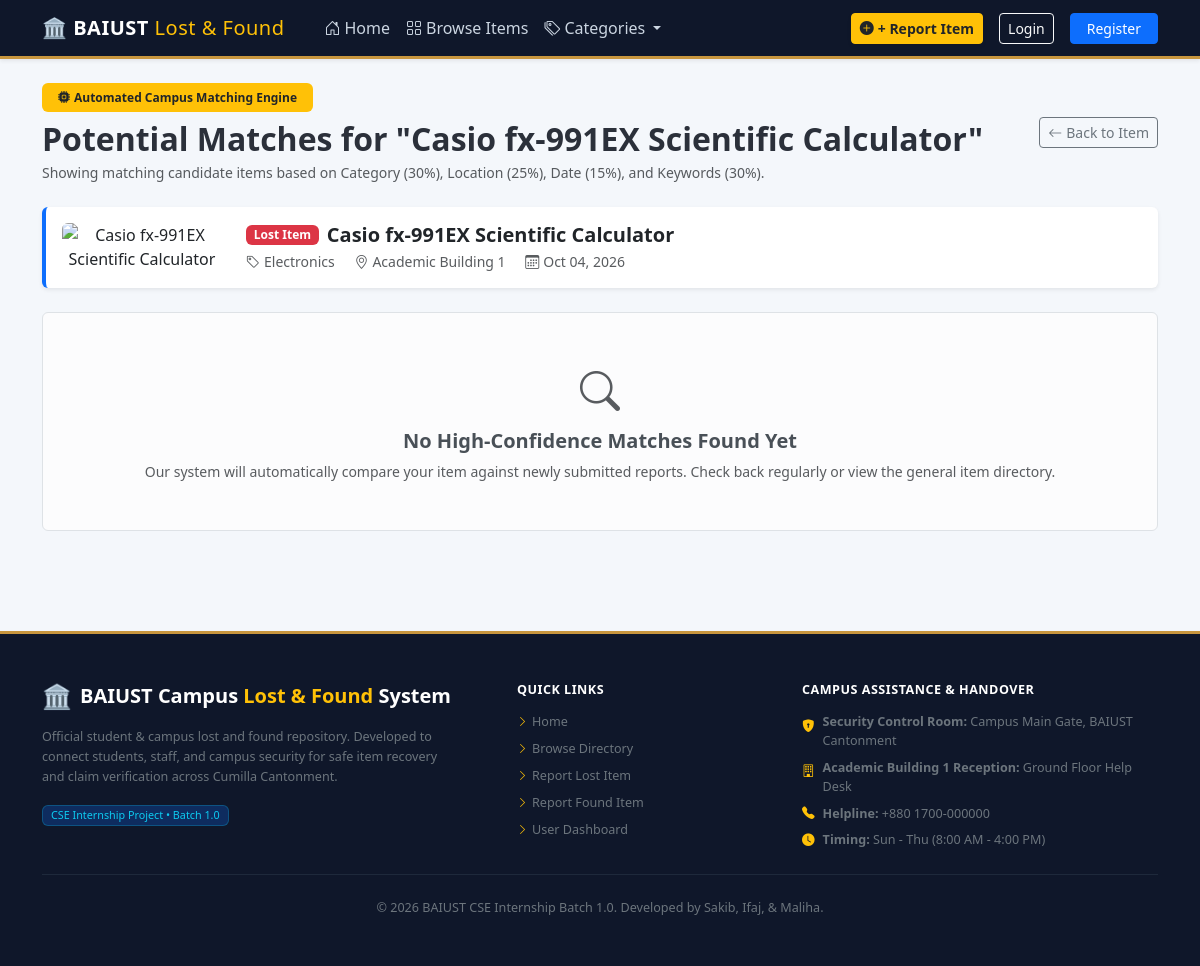
Screenshot of /items/2/matches/ with the database file from the repository.
### items/models.py (models this page shows, shortened)
class Item(models.Model):
    title = models.CharField(max_length=150)
    item_type = models.CharField(max_length=10, choices=ITEM_TYPE_CHOICES, default='LOST')
    category = models.ForeignKey(Category, on_delete=models.CASCADE, related_name='items')
    primary_image = models.ImageField(upload_to='items/')
    additional_image = models.ImageField(upload_to='items/additional/', blank=True, null=True)
    location = models.CharField(max_length=100, choices=CAMPUS_LOCATIONS)
    specific_location_details = models.CharField(max_length=255, help_text="e.g. Room 304, 2nd row bench, or Near Water Cooler")
    date_occurred = models.DateField(help_text="Date the item was lost or found")
    description = models.TextField(help_text="Detailed description of color, brand, condition, tags, etc.")
    secret_mark_question = models.CharField(
        max_length=255,
        blank=True,
        help_text="For FOUND items: Ask a question only the owner can answer (e.g. lock screen wallpaper, inside sticker, contents of purse)"
    )
    current_custody = models.CharField(
        max_length=100,
        choices=CUSTODY_CHOICES,
        default='With Finder',
        blank=True
    )
    status = models.CharField(max_length=20, choices=STATUS_CHOICES, default='APPROVED')
    reported_by = models.ForeignKey(User, on_delete=models.CASCADE, related_name='reported_items')
    created_at = models.DateTimeField(auto_now_add=True)
    updated_at = models.DateTimeField(auto_now=True)
    class Meta:
        ordering = ['-created_at']
    @property
    def fallback_image_url(self):
        cat_name = self.category.name.lower() if self.category else ''
        if 'electronic' in cat_name:
            return 'https://images.unsplash.com/photo-1517336714731-489689fd1ca8?w=500&auto=format&fit=crop&q=60'
        elif 'card' in cat_name or 'id' in cat_name:
            return 'https://images.unsplash.com/photo-1618005182384-a83a8bd57fbe?w=500&auto=format&fit=crop&q=60'
        elif 'book' in cat_name or 'notebook' in cat_name:
            return 'https://images.unsplash.com/photo-1497633762265-9d179a990aa6?w=500&auto=format&fit=crop&q=60'
        elif 'wallet' in cat_name or 'money' in cat_name:
            return 'https://images.unsplash.com/photo-1627123424574-724758594e93?w=500&auto=format&fit=crop&q=60'
        return 'https://images.unsplash.com/photo-1584438784894-089d6a62b8fa?w=500&auto=format&fit=crop&q=60'

class Category(models.Model):
    name = models.CharField(max_length=100, unique=True)
    icon = models.CharField(max_length=50, default='bi-box-seam', help_text="Bootstrap icon class e.g. bi-laptop, bi-card-text")
    description = models.TextField(blank=True)
    class Meta:
        verbose_name_plural = "Categories"
        ordering = ['name']

### items/views.py (the view)
# urls.py: path('items/<int:pk>/matches/', views.match_suggestions, name='match_suggestions'),
def match_suggestions(request, pk):
    item = get_object_or_404(Item, pk=pk)
    matches = find_candidate_matches(item, min_score=40.0, limit=8)
    return render(request, 'items/matches.html', {
        'target_item': item,
        'matches': matches,
    })

### items/context_processors.py (called while the page is built)
def campus_stats(request):
    total_items = Item.objects.count()
    lost_count = Item.objects.filter(item_type='LOST', status__in=['PENDING', 'APPROVED', 'MATCHED']).count()
    found_count = Item.objects.filter(item_type='FOUND', status__in=['PENDING', 'APPROVED', 'MATCHED']).count()
    returned_count = Item.objects.filter(status='RETURNED').count()
    categories = Category.objects.all()
    return {
        'stat_total': total_items,
        'stat_lost': lost_count,
        'stat_found': found_count,
        'stat_returned': returned_count,
        'nav_categories': categories,
    }

### items/matching.py (called while the page is built, shortened)
def find_candidate_matches(target_item, min_score=45.0, limit=10):
    from .models import Item
    target_opposite = 'FOUND' if target_item.item_type == 'LOST' else 'LOST'
    candidates = Item.objects.filter(
        item_type=target_opposite,
        category=target_item.category
    ).exclude(id=target_item.id).exclude(status='RETURNED')
    matched_results = []
    matched_results.sort(key=lambda x: x['score'], reverse=True)
    return matched_results[:limit]

### templates/items/matches.html (shortened to what this page needs)
{% extends 'base.html' %}
{% block content %}
<div class="container py-4">
    <div class="d-flex justify-content-between align-items-center mb-4 flex-wrap gap-2">
        <div>
            <span class="badge bg-warning text-dark px-3 py-2 fw-semibold mb-2">
                <i class="bi bi-cpu-fill me-1"></i>Automated Campus Matching Engine
            </span>
            <h2 class="fw-bold mb-1">Potential Matches for "{{ target_item.title }}"</h2>
            <p class="text-muted small mb-0">Showing matching candidate items based on Category (30%), Location (25%), Date (15%), and Keywords (30%).</p>
        </div>
        <a href="{% url 'items:detail' target_item.id %}" class="btn btn-outline-secondary btn-sm">
            <i class="bi bi-arrow-left me-1"></i>Back to Item
        </a>
    </div>
    <div class="card shadow-sm border-0 mb-4 bg-white p-3 border-start border-4 border-primary">
        <div class="row align-items-center">
            <div class="col-md-2 text-center">
                {% if target_item.primary_image %}
                <img src="{{ target_item.primary_image.url }}"
                     alt="{{ target_item.title }}"
                     class="img-fluid rounded"
                     style="max-height: 80px; object-fit: cover;"
                     onerror="this.onerror=null; this.src='{{ target_item.fallback_image_url }}';">
                {% else %}
                <img src="{{ target_item.fallback_image_url }}"
                     alt="{{ target_item.title }}"
                     class="img-fluid rounded"
                     style="max-height: 80px; object-fit: cover;">
                {% endif %}
            </div>
            <div class="col-md-10">
                <div class="d-flex align-items-center gap-2 mb-1">
                    <span class="badge {% if target_item.item_type == 'LOST' %}badge-lost{% else %}badge-found{% endif %}">{{ target_item.get_item_type_display }}</span>
                    <h5 class="fw-bold mb-0">{{ target_item.title }}</h5>
                </div>
                <div class="small text-muted">
                    <span class="me-3"><i class="bi bi-tag me-1"></i>{{ target_item.category.name }}</span>
                    <span class="me-3"><i class="bi bi-geo-alt me-1"></i>{{ target_item.location }}</span>
                    <span><i class="bi bi-calendar3 me-1"></i>{{ target_item.date_occurred|date:"M d, Y" }}</span>
                </div>
            </div>
        </div>
    </div>
    <div class="row g-4">
        {% for m in matches %}
        <div class="col-lg-6">
            <div class="card shadow-sm border-0 h-100 bg-white">
                <div class="card-body p-4">
                    <div class="d-flex justify-content-between align-items-start mb-3">
                        <div class="d-flex align-items-center gap-2">
                            <span class="badge {% if m.item.item_type == 'LOST' %}badge-lost{% else %}badge-found{% endif %}">{{ m.item.get_item_type_display }}</span>
                            <h5 class="fw-bold mb-0 text-dark">{{ m.item.title }}</h5>
                        </div>
                        <span class="score-badge {% if m.score >= 70 %}bg-success text-white{% elif m.score >= 50 %}bg-warning text-dark{% else %}bg-secondary text-white{% endif %}">
                            {{ m.score }}% Match
                        </span>
                    </div>
                    <div class="row g-3 mb-3">
                        <div class="col-sm-4 text-center">
                            {% if m.item.primary_image %}
                            <img src="{{ m.item.primary_image.url }}"
                                 class="card-img-top rounded shadow-sm"
                                 alt="{{ m.item.title }}"
                                 style="height: 120px; object-fit: cover; width: 100%;"
                                 onerror="this.onerror=null; this.src='{{ m.item.fallback_image_url }}';">
                            {% else %}
                            <img src="{{ m.item.fallback_image_url }}"
                                 class="card-img-top rounded shadow-sm"
                                 alt="{{ m.item.title }}"
                                 style="height: 120px; object-fit: cover; width: 100%;">
                            {% endif %}
                        </div>
                        <div class="col-sm-8">
                            <p class="text-secondary small mb-2 text-truncate" style="max-height: 60px;">{{ m.item.description }}</p>
                            <div class="small text-muted">
                                <div><i class="bi bi-geo-alt-fill text-danger me-1"></i>Location: {{ m.item.location }}</div>
                                <div><i class="bi bi-calendar-event me-1"></i>Date: {{ m.item.date_occurred|date:"M d, Y" }}</div>
                                {% if m.item.current_custody %}
                                <div><i class="bi bi-box-seam me-1"></i>Custody: {{ m.item.current_custody }}</div>
                                {% endif %}
                            </div>
                        </div>
                    </div>
                    <div class="p-3 bg-light rounded small mb-3">
                        <div class="fw-bold text-muted mb-2">Matching Breakdown:</div>
                        <div class="d-flex justify-content-between mb-1">
                            <span>Category (30% max):</span>
                            <strong>{{ m.details.category_score }} pts</strong>
                        </div>
                        <div class="d-flex justify-content-between mb-1">
                            <span>Campus Location (25% max):</span>
                            <strong>{{ m.details.location_score }} pts</strong>
                        </div>
                        <div class="d-flex justify-content-between mb-1">
                            <span>Date Proximity (15% max):</span>
                            <strong>{{ m.details.date_score }} pts</strong>
                        </div>
                        <div class="d-flex justify-content-between">
                            <span>Keyword & Description (30% max):</span>
                            <strong>{{ m.details.text_score }} pts</strong>
                        </div>
                    </div>
                    <div class="d-flex gap-2">
                        <a href="{% url 'items:detail' m.item.id %}" class="btn btn-outline-dark btn-sm flex-fill">View Listing</a>
                        {% if m.item.item_type == 'FOUND' %}
                        <a href="{% url 'claims:submit' m.item.id %}" class="btn btn-success btn-sm flex-fill fw-bold">Claim Item</a>
                        {% endif %}
                    </div>
                </div>
            </div>
        </div>
        {% empty %}
        <div class="col-12">
            <div class="alert alert-light border text-center py-5">
                <i class="bi bi-search fs-1 text-muted d-block mb-2"></i>
                <h5 class="fw-bold">No High-Confidence Matches Found Yet</h5>
                <p class="text-muted small mb-0">Our system will automatically compare your item against newly submitted reports. Check back regularly or view the general item directory.</p>
            </div>
        </div>
        {% endfor %}
    </div>
</div>
{% endblock %}

### static/css/custom.css (style rules this page uses)
:root { --baiust-navy: #0d2240; --baiust-navy-dark: #071426; --baiust-gold: #c8963e; --baiust-accent: #195190; --baiust-light: #f4f7fb; }
body { background-color: var(--baiust-light); font-family: system-ui, -apple-system, "Segoe UI", Roboto, "Helvetica Neue", Arial, sans-serif; color: #2b303a; min-height: 100vh; display: flex; flex-direction: column; }
.badge-lost { background-color: #dc3545; color: #fff; }

### rows the page displays
Item: title "Casio fx-991EX Scientific Calculator", item_type "Lost Item", category.name "Electronics", location "Academic Building 1", date_occurred "Oct 04, 2026"
